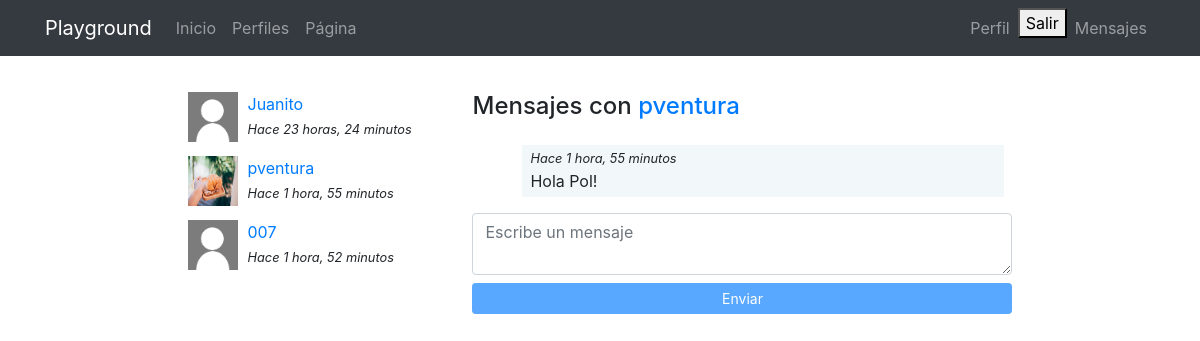
Page /messenger/thread/2/ (signed in) on the committed database.
### messenger/models.py (models this page shows)
class Thread(models.Model):
    users = models.ManyToManyField(User, related_name='threads')
    messages = models.ManyToManyField(Message)
    updated = models.DateTimeField(auto_now=True)
    objects = ThreadManager()
    class Meta:
        ordering = ['-updated']

class Message(models.Model):
    user = models.ForeignKey(User, on_delete=models.CASCADE)
    content = models.TextField()
    created = models.DateTimeField(auto_now_add=True)
    class Meta:
        ordering = ['created']

### registration/models.py (models this page shows)
class Profile(models.Model):
    user = models.OneToOneField('auth.User', on_delete=models.CASCADE)
    avatar = models.ImageField(upload_to=custom_upload_to, null=True, blank=True)
    bio = models.TextField(null=True, blank=True)
    link = models.URLField(max_length=200, null=True, blank=True)
    class Meta:
        ordering = ['user__username']

### messenger/views.py (the view)
# urls.py: path('thread/<int:pk>/', ThreadDetail.as_view(), name='detail'),
class ThreadDetail(DetailView):
    model = Thread
    def get_object(self):
        obj = super(ThreadDetail, self).get_object()
        if self.request.user not in obj.users.all():
            raise Http404()
        return obj

### messenger/templates/messenger/thread_detail.html (shortened to what this page needs)
{% extends 'core/base.html' %}
{% load static %}
{% block content %}
<main role="main">
  <div class="container">
    <div class="row mt-3">
      <div class="col-md-9 mx-auto mb-5">
        <div class="row">
          <div class="col-md-4">
            {% for thread in request.user.threads.all %}
              {% if thread.messages.all|length > 0 %}
                <div class="mb-3">
                  {% for user in thread.users.all %}
                    {% if user != request.user %}
                      {% if user.profile.avatar %}
                        <img src="{{user.profile.avatar.url}}" class="avatar">
                      {% else %}
                        <img src="{% static 'registration/img/no-avatar.jpg' %}" class="avatar">
                      {% endif %}
                      <div>
                        <a href="{% url 'messenger:detail' thread.pk %}">{{user}}</a><br>
                        <small><i>Hace {{thread.messages.last.created|timesince}}</i></small>
                      </div>
                    {% endif %}
                  {% endfor %}
                </div>
              {% endif %}
            {% endfor %}
          </div>
          <div class="col-md-8">
            {% for user in thread.users.all %}
              {% if user != request.user %}
                <h4 class="mb-4">Mensajes con <a href="{% url 'profiles:detail' user %} ">{{user}}</a></h4>
              {% endif %}
            {% endfor %}
            <div class="thread" id="thread">
              {% for message in object.messages.all %}
                <div {% if request.user == message.user %}class="mine mb-3"{% else %}class="other mb-3"{% endif %}>
                  <small><i>Hace {{thread.messages.last.created|timesince}}</i></small><br>
                  {{message.content}}
                </div>
              {% endfor %}
            </div>
            <textarea id = "content" class="form-control mb-2" rows="2" placeholder="Escribe un mensaje"></textarea>
            <button id="send" disabled class="btn btn-primary btn-sm btn-block">Enviar</button>
          </div>
        </div>
    </div>
  </div>
</main>
{% endblock %}

### core/static/core/css/main.css (style rules this page uses)
main { padding-top: 20px; }
:root { --jumbotron-padding-y: 3rem; }

### messenger/templates/messenger/thread_detail.html (style rules this page uses)
.avatar { width:50px; height:50px; float:left; margin-right:10px; }
.thread { max-height:300px; overflow-y:auto; padding:0 0.5em; }
.mine { padding:0 0.5em 0.25em; background-color:rgba(230,242,245,.5); width:92%; margin-left:8%; }

### rows in the picture
Thread: messages.last.created "23 horas, 24 minutos"
Thread: messages.last.created "1 hora, 55 minutos"
Thread: messages.last.created "1 hora, 52 minutos"
Message: content "Hola Pol!"

### other values in the picture
{{ user }} "Juanito"
{{ user }} "pventura"
{{ user }} "007"
